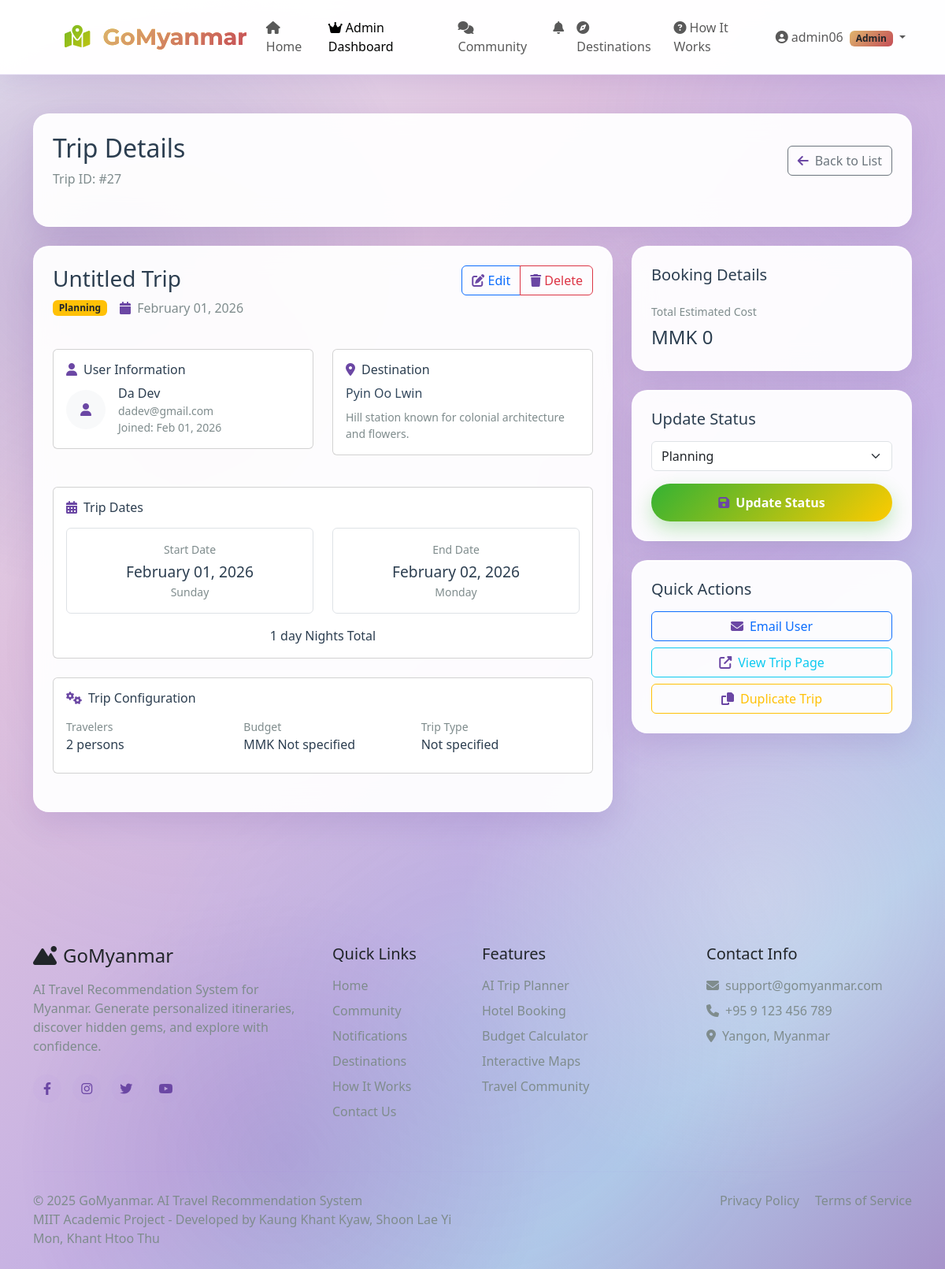
Before: /users/admin/trips/27/ (signed in) with the older database file.
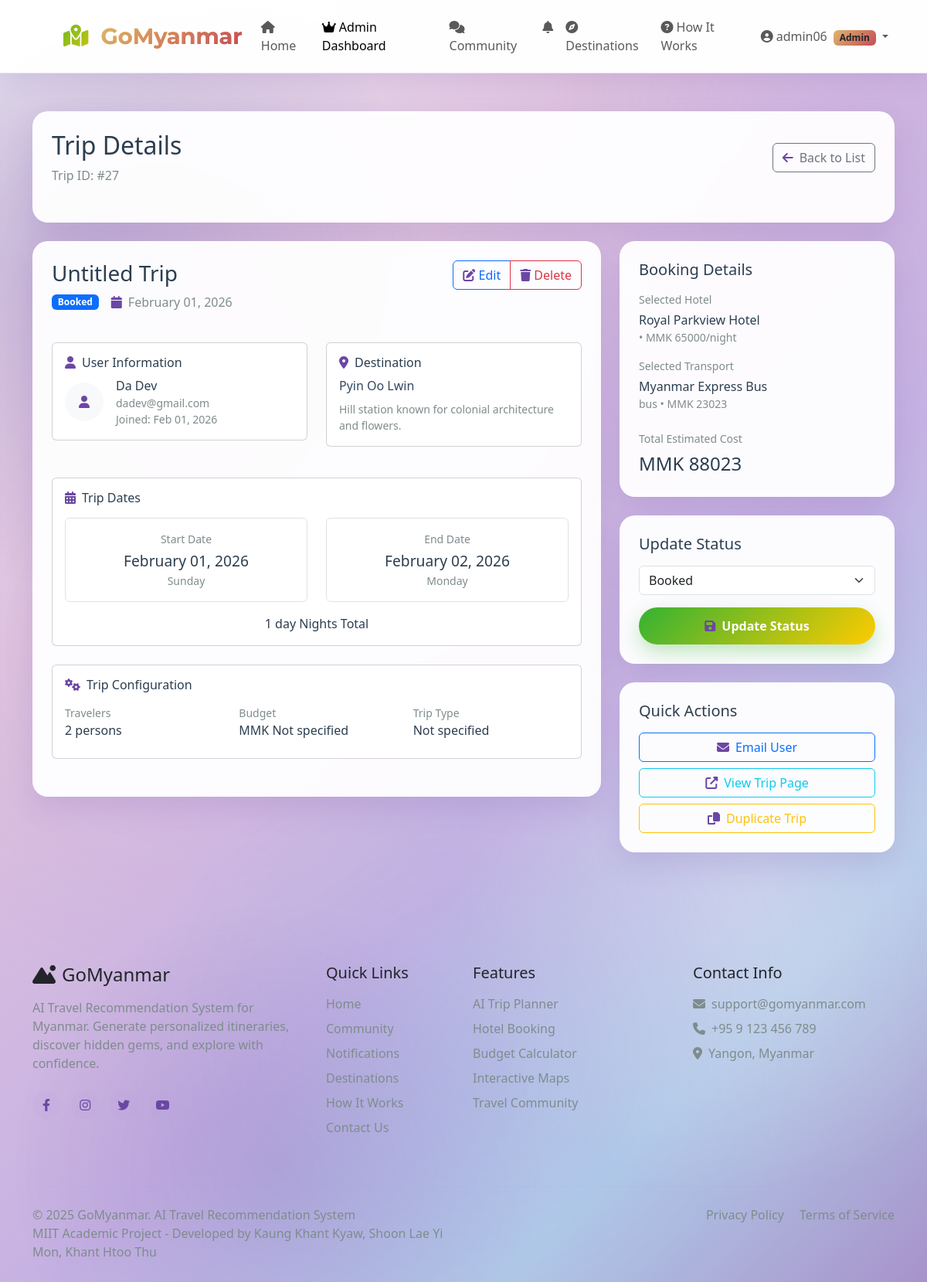
After: the same page with the newer database file.
### planner/models.py (models this page shows, shortened)
class TripPlan(models.Model):
    user = models.ForeignKey(User, on_delete=models.CASCADE, related_name='trips')
    origin = models.ForeignKey(
        Destination,
        on_delete=models.CASCADE,
        related_name='departing_trips',
        verbose_name='From',
        default=1
    )
    destination = models.ForeignKey(Destination, on_delete=models.CASCADE, related_name='arriving_trips', verbose_name='To')
    start_date = models.DateField()
    end_date = models.DateField()
    travelers = models.IntegerField(default=1)
    budget_range = models.CharField(max_length=20, choices=[
        ('low', 'Budget'),
        ('medium', 'Medium'),
        ('high', 'Luxury'),
    ])
    accommodation_type = models.CharField(max_length=20, blank=True)
    selected_hotel = models.ForeignKey(Hotel, on_delete=models.SET_NULL, null=True, blank=True)
    transportation_preference = models.CharField(max_length=20, blank=True)
    selected_transport = models.JSONField(default=dict, blank=True)
    status = models.CharField(max_length=20, default='draft', choices=[
        ('draft', 'Draft'),
        ('planning', 'Planning'),
        ('booked', 'Booked'),
        ('completed', 'Completed'),
        ('cancelled', 'Cancelled'),
    ])
    notes = models.TextField(blank=True)
    created_at = models.DateTimeField(auto_now_add=True)
    updated_at = models.DateTimeField(auto_now=True)
    def calculate_nights(self):
        days = (self.end_date - self.start_date).days
        return max(1, days)
    def get_total_cost(self):
        total = 0
        nights = self.calculate_nights()
        if self.selected_hotel:
            total += float(self.selected_hotel.price_per_night) * nights
        if self.selected_transport and 'price' in self.selected_transport:
            total += float(self.selected_transport['price'])
        return int(total)
    class Meta:
        ordering = ['-created_at']

class Destination(models.Model):
    name = models.CharField(max_length=100)
    region = models.CharField(max_length=100)
    type = models.CharField(max_length=50, choices=[
        ('city', 'City'),
        ('town', 'Town'),
        ('attraction', 'Attraction'),
        ('state', 'State'),
        ('region', 'Region'),
        ('union_territory', 'Union Territory')
    ])
    latitude = models.DecimalField(max_digits=9, decimal_places=6, null=True, blank=True)
    longitude = models.DecimalField(max_digits=9, decimal_places=6, null=True, blank=True)
    description = models.TextField(blank=True)
    image = models.ImageField(upload_to='destinations/', blank=True, null=True)
    is_active = models.BooleanField(default=True)
    created_at = models.DateTimeField(auto_now_add=True)
    updated_at = models.DateTimeField(auto_now=True)
    default_airlines = models.ManyToManyField(Airline, blank=True,
        help_text="Default airlines for this destination")
    class Meta:
        ordering = ['name']

class Hotel(models.Model):
    name = models.CharField(max_length=200)
    destination = models.ForeignKey(Destination, on_delete=models.CASCADE, related_name='hotels')
    address = models.TextField()
    latitude = models.DecimalField(max_digits=9, decimal_places=6, null=True, blank=True)
    longitude = models.DecimalField(max_digits=9, decimal_places=6, null=True, blank=True)
    price_per_night = models.DecimalField(
        max_digits=10,
        decimal_places=0,
        validators=[MinValueValidator(0)],
        help_text="Price in MMK (Myanmar Kyat)"
    )
    category = models.CharField(max_length=20, choices=[
        ('budget', 'Budget (Under 50,000 MMK)'),
        ('medium', 'Medium (50,000 - 150,000 MMK)'),
        ('luxury', 'Luxury (150,000+ MMK)'),
    ])
    amenities = models.JSONField(default=list)
    rating = models.DecimalField(
        max_digits=2,
        decimal_places=1,
        default=0,
        validators=[MinValueValidator(0), MaxValueValidator(5)]
    )
    review_count = models.IntegerField(default=0)
    image = models.ImageField(upload_to='hotels/', blank=True, null=True)
    description = models.TextField(blank=True)
    gallery_images = models.JSONField(default=list, blank=True)
    is_active = models.BooleanField(default=True)
    created_at = models.DateTimeField(auto_now_add=True)
    created_by_admin = models.BooleanField(default=False, help_text="Whether this hotel was created by admin")
    is_real_hotel = models.BooleanField(default=False, help_text="Is this a real hotel from Google Maps?")
    google_place_id = models.CharField(max_length=255, blank=True, null=True)
    phone_number = models.CharField(max_length=50, blank=True, null=True)
    website = models.URLField(blank=True, null=True)
    check_in_time = models.TimeField(default='14:00')
    check_out_time = models.TimeField(default='12:00')

### users/models.py (models this page shows, shortened)
class CustomUser(AbstractUser):
    USER_TYPE_CHOICES = (
        ('user', 'User'),
        ('admin', 'Admin'),
    )
    username = models.CharField(
        _('username'),
        max_length=150,
        unique=False,  # CHANGED: This allows duplicate usernames
        help_text=_('Required. 150 characters or fewer. Letters, digits and @/./+/-/_ only.'),
    )
    email = models.EmailField(
        _('email address'),
        unique=True,  # CHANGED: Email must be unique
        error_messages={
            'unique': _("A user with that email already exists."),
        },
    )
    USERNAME_FIELD = 'email'  # Login with email
    REQUIRED_FIELDS = ['username']  # Username is still required but not for login
    objects = CustomUserManager()
    user_type = models.CharField(max_length=20, choices=USER_TYPE_CHOICES, default='user')
    profile_picture = models.ImageField(upload_to='profile_pics/', blank=True, null=True)
    bio = models.TextField(blank=True)
    phone_number = models.CharField(max_length=20, blank=True)
    location = models.CharField(max_length=100, blank=True)
    followers = models.ManyToManyField('self', symmetrical=False, related_name='following', blank=True)
    class Meta:
        verbose_name = _('user')
        verbose_name_plural = _('users')
        ordering = ['email', 'username']
    def is_admin_user(self):
        return self.user_type == 'admin' or self.is_staff or self.is_superuser

### users/views_admin.py (the view)
# urls.py: path('admin/trips/<int:trip_id>/', views_admin.admin_trip_details, name='admin_trip_details'),
@user_passes_test(is_admin)
def admin_trip_details(request, trip_id):
    trip = get_object_or_404(TripPlan, id=trip_id)
    context = {
        'trip': trip,
        'nights': trip.calculate_nights(),
        'total_cost': trip.get_total_cost(),
    }
    return render(request, 'users/admin_trip_details.html', context)

### planner/context_processors.py (called while the page is built)
def leaflet_config(request):
    return {
        'LEAFLET_CONFIG': settings.LEAFLET_CONFIG,
        'USE_GOOGLE_MAPS': False,
        'MAP_PROVIDER': 'leaflet'
    }

### posts/context_processors.py (called while the page is built)
def notifications_context(request):
    context = {}
    if request.user.is_authenticated:
        try:
            unread_count = Notification.objects.filter(
                recipient=request.user,
                is_read=False
            ).count()
            context['unread_notifications'] = unread_count
        except:
            context['unread_notifications'] = 0
    return context

### users/views_admin.py (called while the page is built)
def is_admin(user):
    return user.is_superuser or user.groups.filter(name='Admin').exists() or getattr(user, 'user_type', None) == 'admin'

### templates/users/admin_trip_details.html (shortened to what the changed rows need)
{% extends 'base.html' %}
{% block content %}
<div class="container py-5 mt-5">
    <div class="card-glass p-4 mb-4">
        <div class="d-flex justify-content-between align-items-center mb-4">
            <div>
                <h2 class="mb-2" style="color: #2c3e50;">Trip Details</h2>
                <p class="mb-0" style="color: #7f8c8d;">Trip ID: #{{ trip.id }}</p>
            </div>
        </div>
    </div>
    <div class="row">
        <div class="col-lg-8 mb-4">
            <div class="card-glass p-4">
                <div class="d-flex justify-content-between align-items-start mb-4">
                    <div>
                        <div class="d-flex align-items-center mb-3">
                            <span class="badge {% if trip.status == 'completed' %}bg-success{% elif trip.status == 'booked' %}bg-primary{% elif trip.status == 'planning' %}bg-warning text-dark{% else %}bg-secondary{% endif %} me-3">
                                {{ trip.get_status_display }}
                            </span>
                            <span style="color: #7f8c8d;">
                                <i class="fas fa-calendar me-1"></i>
                                {{ trip.created_at|date:"F d, Y" }}
                            </span>
                        </div>
                    </div>
                </div>
                <div class="row mb-4">
                    <div class="col-md-6 mb-3">
                        <div class="card p-3" style="background: rgba(255, 255, 255, 0.9);">
                            <div class="d-flex align-items-center">
                                <div>
                                    <div style="color: #2c3e50; font-weight: 500;">{{ trip.user.username }}</div>
                                    <div class="text-gray small">{{ trip.user.email }}</div>
                                    <div class="text-gray small">
                                        Joined: {{ trip.user.date_joined|date:"M d, Y" }}
                                    </div>
                                </div>
                            </div>
                        </div>
                    </div>
                    <div class="col-md-6 mb-3">
                        <div class="card p-3" style="background: rgba(255, 255, 255, 0.9);">
                            <h6 style="color: #2c3e50;" class="mb-2">
                                <i class="fas fa-map-marker-alt me-2"></i>Destination
                            </h6>
                            <div style="color: #34495e; font-weight: 500;">{{ trip.destination.name }}</div>
                            <div class="text-gray small mt-2">
                                {{ trip.destination.description|truncatechars:100 }}
                            </div>
                        </div>
                    </div>
                </div>
                <div class="card p-3 mb-4" style="background: rgba(255, 255, 255, 0.9);">
                    <div class="row">
                        <div class="col-md-6">
                            <div class="text-center p-3 border rounded">
                                <div class="text-gray small mb-1">Start Date</div>
                                <div style="color: #2c3e50; font-size: 1.2rem; font-weight: 500;">
                                    {{ trip.start_date|date:"F d, Y" }}
                                </div>
                                <div class="text-gray small">{{ trip.start_date|date:"l" }}</div>
                            </div>
                        </div>
                        <div class="col-md-6">
                            <div class="text-center p-3 border rounded">
                                <div class="text-gray small mb-1">End Date</div>
                                <div style="color: #2c3e50; font-size: 1.2rem; font-weight: 500;">
                                    {{ trip.end_date|date:"F d, Y" }}
                                </div>
                                <div class="text-gray small">{{ trip.end_date|date:"l" }}</div>
                            </div>
                        </div>
                    </div>
                </div>
                <div class="card p-3 mb-4" style="background: rgba(255, 255, 255, 0.9);">
                    <div class="row">
                        <div class="col-md-4 mb-2">
                            <div class="text-gray small">Travelers</div>
                            <div style="color: #2c3e50; font-weight: 500;">
                                {{ trip.travelers }} person{% if trip.travelers != 1 %}s{% endif %}
                            </div>
                        </div>
                    </div>
                </div>
            </div>
        </div>
        <div class="col-lg-4">
            <div class="card-glass p-4 mb-4">
                {% if trip.selected_hotel %}
                <div class="mb-3">
                    <div class="text-gray small mb-1">Selected Hotel</div>
                    <div style="color: #2c3e50; font-weight: 500;">{{ trip.selected_hotel.name }}</div>
                    <div class="text-gray small">
                        • MMK {{ trip.selected_hotel.price_per_night|floatformat:0 }}/night
                    </div>
                </div>
                {% endif %}
                {% if trip.selected_transport %}
                <div class="mb-3">
                    <div class="text-gray small mb-1">Selected Transport</div>
                    <div style="color: #2c3e50; font-weight: 500;">
                        {{ trip.selected_transport.name|default:"Transport" }}
                    </div>
                    <div class="text-gray small">
                        {{ trip.selected_transport.type|default:"" }}
                        {% if trip.selected_transport.price %}
                        • MMK {{ trip.selected_transport.price|floatformat:0 }}
                        {% endif %}
                    </div>
                </div>
                {% endif %}
                <div class="mt-4">
                    <div class="text-gray small mb-1">Total Estimated Cost</div>
                    <div style="color: #2c3e50; font-size: 1.5rem; font-weight: 500;">
                        MMK {{ trip.get_total_cost|floatformat:0|default:"0" }}
                    </div>
                </div>
            </div>
            <div class="card-glass p-4 mb-4">
                <form method="post" action="{% url 'users:admin_trip_detail' trip.id %}">
                    <div class="mb-3">
                        <select class="form-select" name="status">
                            <option value="planning" {% if trip.status == 'planning' %}selected{% endif %}>Planning</option>
                            <option value="booked" {% if trip.status == 'booked' %}selected{% endif %}>Booked</option>
                        </select>
                    </div>
                </form>
            </div>
        </div>
    </div>
</div>
{% endblock %}

Changed rows visible on the page:
changed TripPlan "Sunday": status "Planning" → "Booked"; selected_hotel_id empty → 45 (drawn); selected_hotel.name (not shown) → "Royal Parkview Hotel"; selected_hotel.price_per_night (not shown) → "65000"; selected_transport.name (not shown) → "Myanmar Express Bus"; selected_transport.type (not shown) → "bus"; selected_transport.price (not shown) → "23023"; get_total_cost "0" → "88023"
Other visible differences:
text now shown: "Selected Hotel • MMK /night Selected Transport • MMK"
